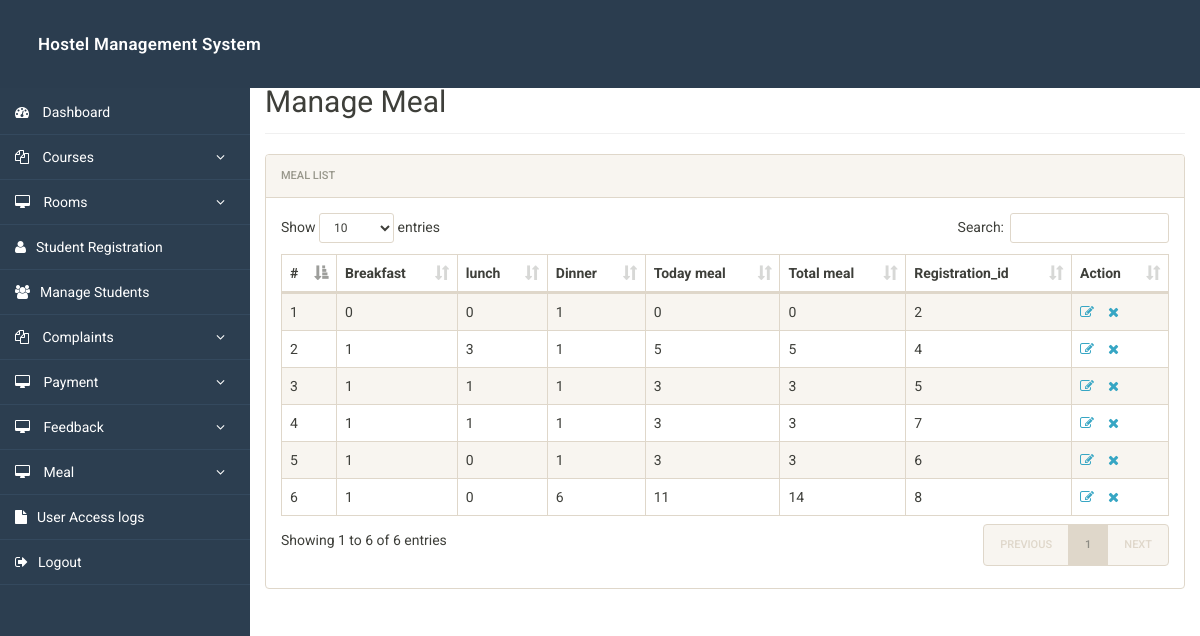
The app's page /admin/manage-mill.php (signed in), older data.
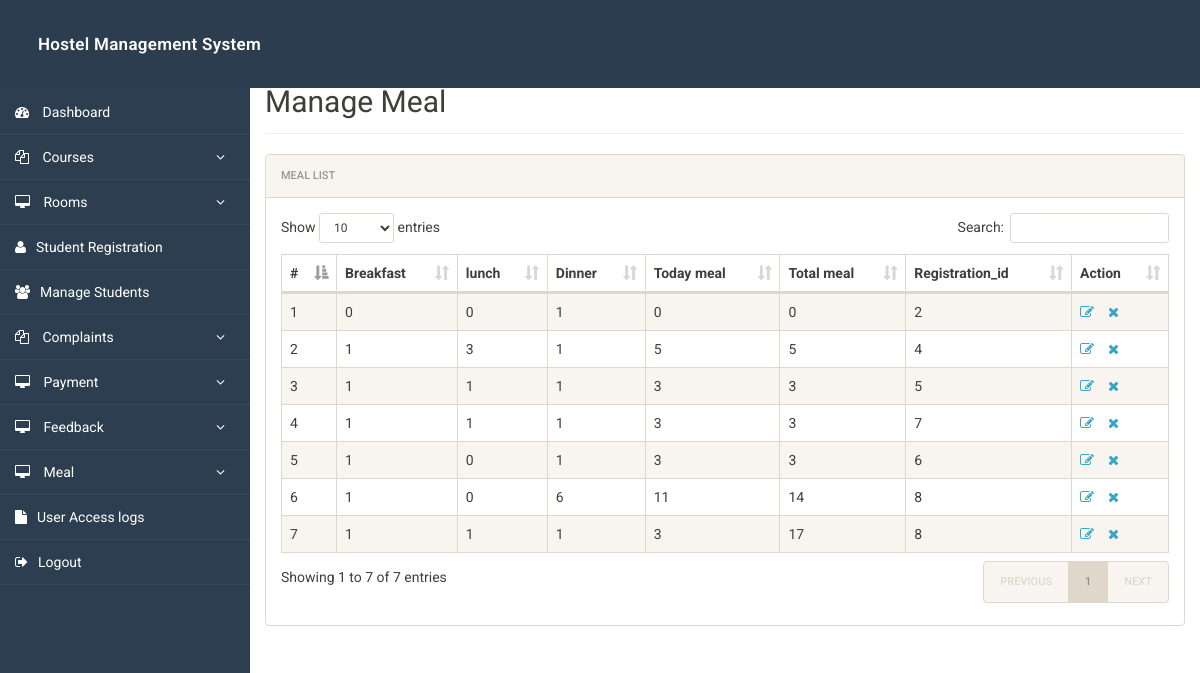
The same page, newer data.
### tables this page shows
CREATE TABLE `mill` (
  `id` int(11) NOT NULL,
  `brackfast` int(100) NOT NULL,
  `lunch` int(50) NOT NULL,
  `dinner` int(15) NOT NULL,
  `tmeal` int(11) NOT NULL,
  `tomeal` int(11) NOT NULL,
  `registration_id` int(11) DEFAULT NULL
);

### admin/manage-mill.php (the view, shortened to what this page needs)
<?php
include('includes/config.php');
?>
<!doctype html>
<html lang="en" class="no-js">
<head>
	<link rel="stylesheet" href="css/bootstrap.min.css">
	<link rel="stylesheet" href="css/font-awesome.min.css">
	<link rel="stylesheet" href="css/dataTables.bootstrap.min.css">
	<link rel="stylesheet" href="css/bootstrap-social.css">
	<link rel="stylesheet" href="css/bootstrap-select.css">
	<link rel="stylesheet" href="css/fileinput.min.css">
	<link rel="stylesheet" href="css/awesome-bootstrap-checkbox.css">
	<link rel="stylesheet" href="css/style.css">
</head>
<body>
	<?php include('includes/header.php'); ?>
	<div class="ts-main-content">
		<?php include('includes/sidebar.php'); ?>
		<div class="content-wrapper">
			<div class="container-fluid">
				<h2 class="page-title">Manage Meal</h2>
				<div class="panel panel-default">
					<div class="panel-heading">Meal List</div>
					<div class="panel-body">
						<table id="zctb" class="display table table-striped table-bordered table-hover">
							<thead>
								<tr>
									<th>#</th>
									<th>Breakfast</th>
									<th>lunch</th>
									<th>Dinner</th>
									<th>Today meal</th>
									<th>Total meal</th>
									<th>Registration_id</th>
									<th>Action</th>
								</tr>
							</thead>
							<tbody>
								<?php
								$ret = "SELECT id, brackfast, lunch, dinner, tmeal,tomeal, registration_id FROM mill";
								$stmt = $mysqli->prepare($ret);
								$stmt->execute();
								$res = $stmt->get_result();
								$cnt = 1;
								if ($res->num_rows > 0) {
									while ($row = $res->fetch_object()) {
								?>
										<tr>
											<td><?php echo $cnt; ?></td>
											<td><?php echo htmlentities($row->brackfast); ?></td>
											<td><?php echo htmlentities($row->lunch); ?></td>
											<td><?php echo htmlentities($row->dinner); ?></td>
											<td><?php echo htmlentities($row->tmeal); ?></td>
											<td><?php echo htmlentities($row->tomeal); ?></td>
											<td><?php echo htmlentities($row->registration_id); ?></td>
											<td>
												<a href="edit-mill.php?id=<?php echo $row->id; ?>">
													<i class="fa fa-edit"></i>
												</a>
												<a href="manage-mill.php?del=<?php echo $row->id; ?>"
													onclick="return confirm('Do you want to delete this record?');">
													<i class="fa fa-close"></i>
												</a>
											</td>
										</tr>
									<?php
										$cnt++;
									}
								} ?>
							</tbody>
						</table>
					</div>
				</div>
			</div>
		</div>
	</div>
</body>
</html>

### admin/includes/header.php (shortened to what this page needs)
<div class="brand clearfix">
		<a href="#" class="logo" style="font-size:16px; color:#fff;">Hostel Management System</a>
	</div>

### admin/includes/sidebar.php (shortened to what this page needs)
<nav class="ts-sidebar">
			<ul class="ts-sidebar-menu">
				<li><a href="dashboard.php"><i class="fa fa-dashboard" style="color: #fff;"></i> Dashboard</a></li>
					<li><a href="#"><i class="fa fa-files-o" style="color: #fff;"></i> Courses</a>
				</li>
					<li><a href="#"><i class="fa fa-desktop" style="color: #fff;"></i> Rooms</a>
				</li>
				<li><a href="registration.php"><i class="fa fa-user" style="color: #fff;"></i>Student Registration</a></li>
				<li><a href="manage-students.php"><i class="fa fa-users" style="color: #fff;"></i>Manage Students</a></li>
						<li><a href="#"><i class="fa fa-files-o" style="color: #fff;"></i> Complaints</a>
				</li>
					<li><a href="#"><i class="fa fa-desktop" style="color: #fff;"></i> Payment</a>
				</li>
				<li><a href="#"><i class="fa fa-desktop" style="color: #fff;"></i> Feedback</a>
				</li>
				<li><a href="#"><i class="fa fa-desktop" style="color: #fff;"></i> Meal</a>
				</li>
				<li><a href="access-log.php"><i class="fa fa-file" style="color: #fff;"></i>User Access logs</a></li>
				<li><a href="logout.php"><i class="fa fa-sign-out" style="color: #fff;"></i>Logout</a></li>
		</nav>

### admin/css/style.css (style rules this page uses)
html { font-size: 14px; }
@media only screen and (min-width: 480px) { html { font-size: 17px; } }
@media only screen and (min-width: 768px) { html { font-size: 14px; } }
body { font-size: 1em; }
a { color: #37a6c4; }
.panel { overflow: hidden; }
ul, li { margin: 0; padding: 0; list-style: none; }
.page-title { padding-bottom: 15px; margin-bottom: 20px; border-bottom: 1px solid #f0f0f0; }
.brand { background: #3e454c; position: relative; z-index: 3; position: fixed; width: 100%; top: 0; }
.brand .logo { box-sizing: border-box; padding: 20px; float: left; display: block; width: 300px; }
@media only screen and (min-width: 992px) { .brand .logo { width: 300px; } }
.ts-sidebar { background: #2c3136; max-height: 0; transition: max-height 0.3s; overflow: hidden; position: fixed; z-index: 2; width: 100%; bottom: 0; top: 80px; overflow-y: auto; }
@media only screen and (min-width: 992px) { .ts-sidebar { max-height: 100%; bottom: 0; } }
.ts-sidebar-menu a { display: block; text-decoration: none; padding: 12px 15px; color: #fff; }
.ts-sidebar-menu li { position: relative; }
.ts-sidebar-menu li i { color: #585c64; margin-right: 10px; }
.ts-main-content .content-wrapper { padding-top: 15px; margin-top: 50px !important; }
@media only screen and (min-width: 992px) { .ts-main-content .ts-sidebar { width: 250px; float: left; } }
@media only screen and (min-width: 992px) { .ts-main-content .content-wrapper { margin-left: 250px; } }

### admin/includes/header.php (style rules this page uses)
.brand { background: #2b3d4f; padding: 12px 18px; }
.brand .logo { font-size: 17px !important; font-weight: 600; letter-spacing: .3px; width: 300px; color: #fff; text-decoration: none; }

### admin/includes/sidebar.php (style rules this page uses)
.ts-sidebar { width: 250px; background: #2c3e50; min-height: 100vh; padding-top: 10px; }
.ts-sidebar-menu { list-style: none; margin: 0; padding: 0; }
.ts-sidebar-menu li { position: relative; }
.ts-sidebar-menu > li > a { display: block; padding: 12px 15px; color: #fff; text-decoration: none; border-bottom: 1px solid #34495e; }

Row changes from the older to the newer data that the page shows:
added mill: brackfast "1", lunch "1", dinner "1", tmeal "3", tomeal "17", registration "8"
Text that changed along with them:
text written by a page script: "Show entries Search: Showing 1 to 6 of 6 entries PREVIOUS 1 NEXT" → "Show entries Search: Showing 1 to 7 of 7 entries PREVIOUS 1 NEXT"
